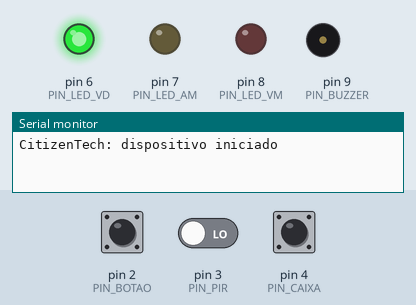
This sketch was run on a simulated Arduino Uno, built with avr-gcc and run on an emulated ATmega328P. Shown: output pins drawn as LEDs (lit = HIGH), buzzer (waves = sounding), the last lines printed to the serial monitor. The inputs (shaded band) are chosen by the test bench; at power-on: pin 2 (PIN_BOTAO) HIGH, pin 3 (PIN_PIR) LOW, pin 4 (PIN_CAIXA) HIGH.

Above: at 1.2 s.
1.3 s: pin 2 (PIN_BOTAO) pulled LOW for 0.15 s
At 1.37 s:
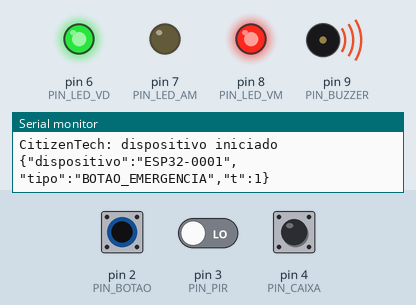
At 1.82 s:
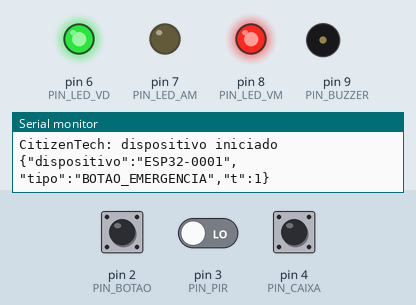
Timing chart, 0 to 22.1 s (numbered marks = the images above; inputs shaded):
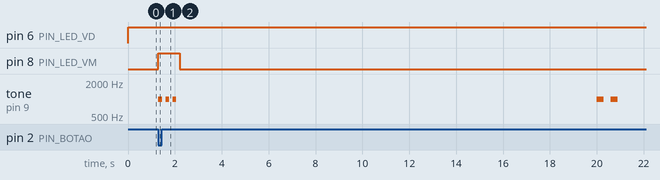

The sketch:

sketch.ino
```cpp
/*
  CitizenTech - Idoso em casa com mais seguranca
  Prototipo IoT (Arduino Uno) - simulado no Wokwi

  Sensores/atuadores:
    D2  botao de emergencia (INPUT_PULLUP)
    D3  sensor de movimento PIR
    D4  sensor da caixa de remedios (botao: pressionado = caixa aberta)
    D8  LED vermelho (emergencia)
    D7  LED amarelo (horario do remedio)
    D6  LED verde (sistema ok / evento enviado)
    D9  buzzer

  Cada evento sai pela Serial como uma linha JSON. No projeto real, um modulo
  ESP32 (gateway) leria essa linha e enviaria por HTTP para a API.
  Tipos de evento (iguais aos do banco de dados):
    BOTAO_EMERGENCIA, MEDICAMENTO_TOMADO, MEDICAMENTO_NAO_TOMADO, SEM_MOVIMENTO
*/

const char* CODIGO_DISPOSITIVO = "ESP32-0001";

const int PIN_BOTAO   = 2;
const int PIN_PIR     = 3;
const int PIN_CAIXA   = 4;
const int PIN_LED_VM  = 8;
const int PIN_LED_AM  = 7;
const int PIN_LED_VD  = 6;
const int PIN_BUZZER  = 9;

// Tempos DE DEMONSTRACAO (em segundos). No uso real: 6 h sem movimento,
// remedio a cada 8 h com janela de 30 min.
const unsigned long SEM_MOVIMENTO_S   = 20;  // real: 6 * 3600
const unsigned long INTERVALO_REMEDIO = 30;  // real: 8 * 3600
const unsigned long JANELA_REMEDIO_S  = 15;  // real: 30 * 60

unsigned long ultimoMovimento = 0;
unsigned long ultimoRemedio = 0;
unsigned long inicioJanela = 0;
bool aguardandoRemedio = false;
bool alertaSemMovimentoEnviado = false;

bool botaoAnterior = HIGH;
bool caixaAnterior = HIGH;
unsigned long ultimoBotaoMs = 0;
unsigned long ultimoCaixaMs = 0;
unsigned long ledVerdeAteMs = 0;

void enviarEvento(const char* tipo) {
  Serial.print("{\"dispositivo\":\"");
  Serial.print(CODIGO_DISPOSITIVO);
  Serial.print("\",\"tipo\":\"");
  Serial.print(tipo);
  Serial.print("\",\"t\":");
  Serial.print(millis() / 1000);
  Serial.println("}");
  ledVerdeAteMs = millis() + 500;  // pisca o verde: evento enviado
}

void bip(int vezes, int duracao) {
  for (int i = 0; i < vezes; i++) {
    tone(PIN_BUZZER, 1000);
    delay(duracao);
    noTone(PIN_BUZZER);
    delay(duracao);
  }
}

void setup() {
  Serial.begin(9600);
  pinMode(PIN_BOTAO, INPUT_PULLUP);
  pinMode(PIN_CAIXA, INPUT_PULLUP);
  pinMode(PIN_PIR, INPUT);
  pinMode(PIN_LED_VM, OUTPUT);
  pinMode(PIN_LED_AM, OUTPUT);
  pinMode(PIN_LED_VD, OUTPUT);
  pinMode(PIN_BUZZER, OUTPUT);
  ultimoMovimento = millis();
  ultimoRemedio = millis();
  Serial.println("CitizenTech: dispositivo iniciado");
}

void loop() {
  unsigned long agora = millis();

  // 1) Botao de emergencia (com debounce de 50 ms)
  bool botao = digitalRead(PIN_BOTAO);
  if (botao == LOW && botaoAnterior == HIGH && agora - ultimoBotaoMs > 50) {
    ultimoBotaoMs = agora;
    digitalWrite(PIN_LED_VM, HIGH);
    enviarEvento("BOTAO_EMERGENCIA");
    bip(3, 150);
    digitalWrite(PIN_LED_VM, LOW);
  }
  botaoAnterior = botao;

  // 2) Sensor de movimento: qualquer movimento zera o contador
  if (digitalRead(PIN_PIR) == HIGH) {
    ultimoMovimento = agora;
    alertaSemMovimentoEnviado = false;
  }
  if (!alertaSemMovimentoEnviado && (agora - ultimoMovimento) / 1000 >= SEM_MOVIMENTO_S) {
    enviarEvento("SEM_MOVIMENTO");
    alertaSemMovimentoEnviado = true;
    bip(2, 300);
  }

  // 3) Caixa de remedios: chega o horario -> acende o amarelo e abre a janela
  if (!aguardandoRemedio && (agora - ultimoRemedio) / 1000 >= INTERVALO_REMEDIO) {
    aguardandoRemedio = true;
    inicioJanela = agora;
    digitalWrite(PIN_LED_AM, HIGH);
    bip(1, 200);
  }

  bool caixa = digitalRead(PIN_CAIXA);
  if (caixa == LOW && caixaAnterior == HIGH && agora - ultimoCaixaMs > 50) {
    ultimoCaixaMs = agora;
    if (aguardandoRemedio) {
      enviarEvento("MEDICAMENTO_TOMADO");
      aguardandoRemedio = false;
      ultimoRemedio = agora;
      digitalWrite(PIN_LED_AM, LOW);
    }
  }
  caixaAnterior = caixa;

  if (aguardandoRemedio && (agora - inicioJanela) / 1000 >= JANELA_REMEDIO_S) {
    enviarEvento("MEDICAMENTO_NAO_TOMADO");
    aguardandoRemedio = false;
    ultimoRemedio = agora;
    digitalWrite(PIN_LED_AM, LOW);
    bip(2, 300);
  }

  // LED verde: aceso = sistema ligado; apaga rapido quando envia evento
  digitalWrite(PIN_LED_VD, agora < ledVerdeAteMs ? LOW : HIGH);
}
```

Measured:
- after the input at 1.3 s, pin 8 (PIN_LED_VM): LOW → HIGH at once, → LOW 0.90 s later
- by itself, tone on pin 9 (PIN_BUZZER): plays 1000 Hz for 0.15 s, 1000 Hz for 0.15 s, 1000 Hz for 0.15 s, 1000 Hz for 0.30 s, 1000 Hz for 0.30 s
